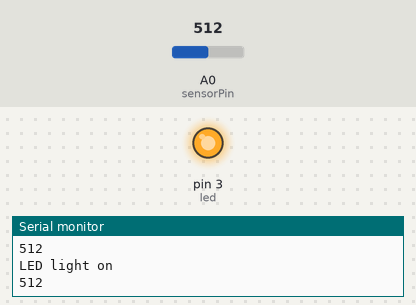
A sketch run on a simulated Arduino Uno, built with avr-gcc and run on an emulated ATmega328P. Shown: output pins drawn as LEDs (lit = HIGH), the last lines printed to the serial monitor. The inputs (shaded band) are chosen by the test bench; at power-on: A0 (sensorPin) = 512.

Above: at 1.3 s.
1.4 s: A0 (sensorPin) set to 218
2.9 s: A0 (sensorPin) set to 191
At 3.5 s:
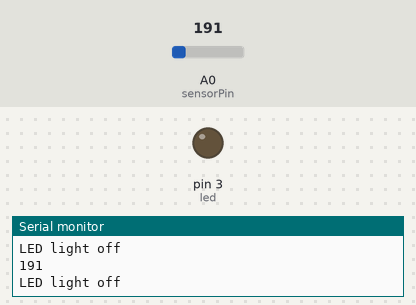
4.5 s: A0 (sensorPin) set to 210
At 5.6 s:
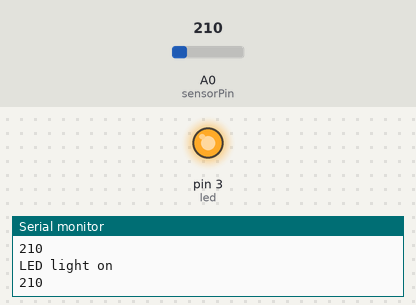
6.2 s: A0 (sensorPin) set to 0
At 7.3 s:
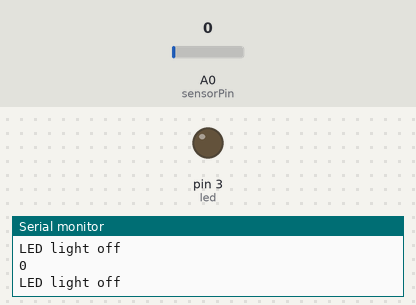
Timing chart, 0 to 8.8 s (numbered marks = the images above; inputs shaded):
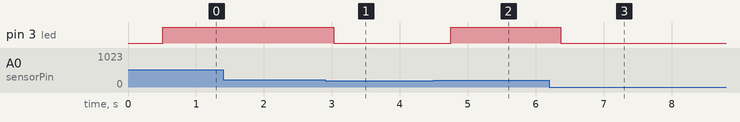

The sketch:

ldr_street_lightining.ino
```cpp
#include<SoftwareSerial.h>
int sensorPin=A0;
int sensorValue = 0;
int led = 3;
void setup() {
 pinMode(led, OUTPUT);
 Serial.begin(9600);
 // put your setup code here, to run once:
}
void loop() {

 sensorValue = analogRead(sensorPin);
 Serial.println(sensorValue);
 if(sensorValue > 200)
 {
   delay(sensorValue);
 Serial.println("LED light on");
   digitalWrite(led,HIGH);
   delay(50);
 }
 else{
 digitalWrite(led,LOW);
   Serial.println("LED light off");
  delay(50);
 }
 // put your main code here, to run repeatedly:
}
```

hello.cpp
```cpp

```

pir.cpp
```cpp
/*
 * Credits to all sources on Google and Youtube, acting as reference to this code below. This code is not
 * TechValer's own creation. TechValer has referred to different projects and websites to
 * find an easy code for beginners to get started with PIR sensor and Arduino.
 * TechValer does not claim this code to be its own. TechValer is greatly thankful for original
 * creaters of this code and also all others who acted as reference.
 */

/*
 *  About TechValer
 *
 *  What comes to mind when you think of tech...hmm, were sure youre thinking of iPhone,
 *  Alexa, Boston Dynamics robotic dog etc., at least thats what we would have thought of.
 *  Our point here is, when you look inside this tech...youll find weird boards with
 *  components attached to it. This stuff is electronics and we at Techvaler deeply appreciate
 *  this piece of tech. As the name suggests, we are Tech Enthusiasts who know the Worth and
 *  Potential of these amazing tech stuff! So, check out our website techvaler.com and
 *  Youtube Channel: Techcafe to find out more.
 */

/*
 * Thanks to Drona Automations Pvt.Ltd for Sponsoring this project!
 */

int Buzz= 8; // Define Bizzer pin
int LED= 13; // Define LED pin
int PIR= 3; // Define PIR pin
int val= 0; // Initializing the value as zero at the beginning

void setup() {

pinMode(Buzz, OUTPUT);
pinMode(LED, OUTPUT);
pinMode(PIR, INPUT);
Serial.begin(9600);
}

void loop() {

val = digitalRead(PIR); // The value read from PIR pin 3 will be assigned to 'val'
if(val == HIGH){
  digitalWrite(LED, HIGH); // Turn LED ON
  digitalWrite(Buzz, HIGH); // Turn Buzzer ON
  Serial.println("Movement Detected"); // Print this text in Serial Monitor
}
else
{
  digitalWrite(LED, LOW);
  digitalWrite(Buzz, LOW);
  Serial.println("Movement not Detected");
}
}
```

Measured:
- the behaviour switches between 201 and 200 on A0 (sensorPin) (found by bisection; images 0 and 1)
- after the input at 2.9 s, pin 3 (led): HIGH → LOW after 0.13 s
- after the input at 4.5 s, pin 3 (led): LOW → HIGH after 0.25 s
- after the input at 6.2 s, pin 3 (led): HIGH → LOW after 0.17 s
